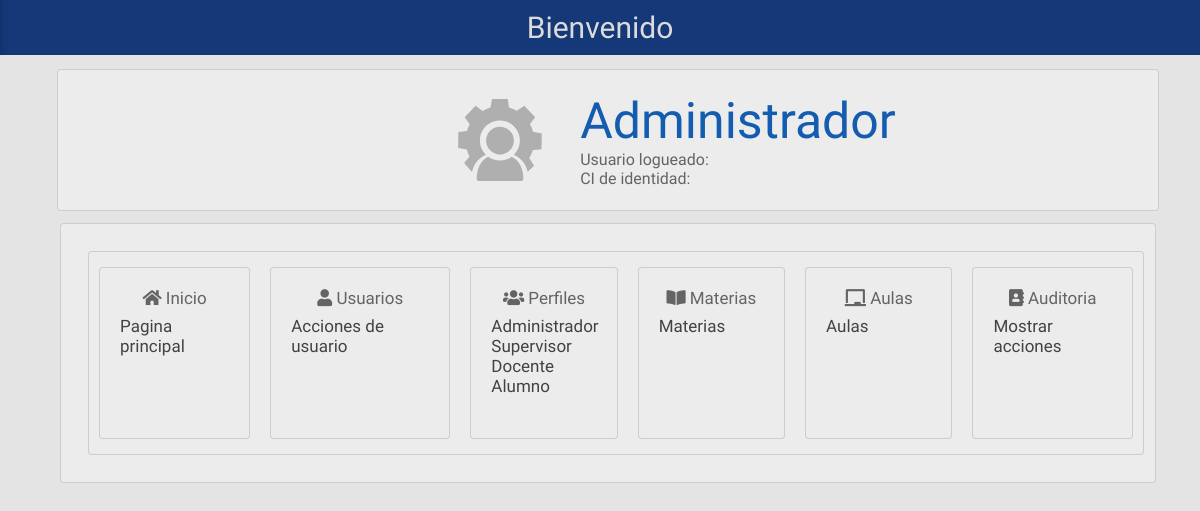
Before: /proyecto/php/admin_bienvenidoprincipal.php (signed in) with the older database file.
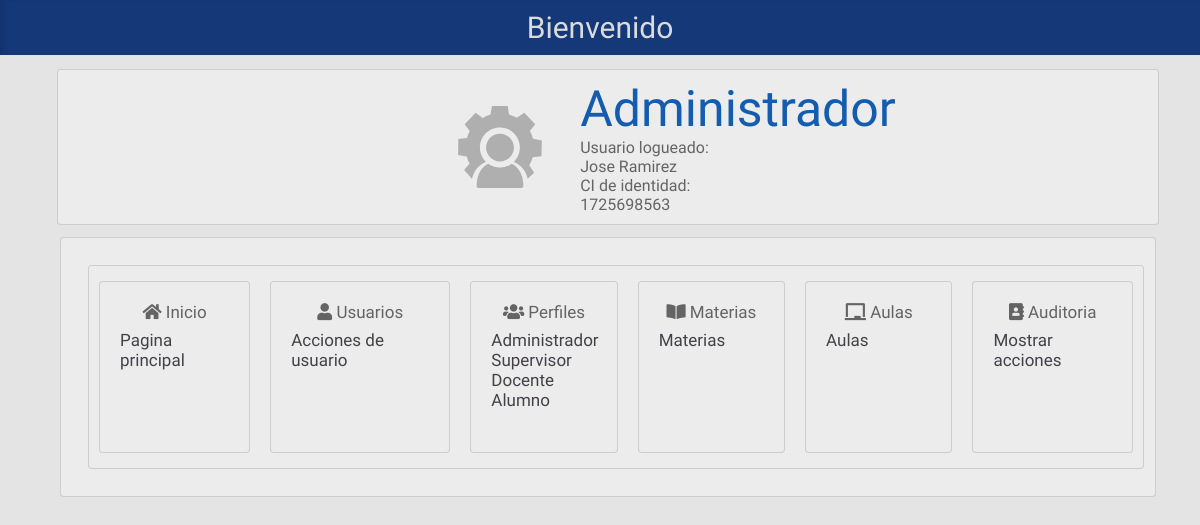
After: the same page with the newer database file.
### tables this page shows
CREATE TABLE `administrador` (
  `ADM_CODIGO` int(2) NOT NULL,
  `USU_CODIGO` int(2) NOT NULL,
  `ADM_NOMBRE` varchar(35) NOT NULL,
  `ADM_APELLIDO` varchar(35) NOT NULL,
  `ADM_TELEFONO` int(11) NOT NULL,
  `ADM_CEDULA` varchar(10) NOT NULL,
  `ADM_FNACIMIENTO` date NOT NULL,
  `ADM_DIRECCION` varchar(50) NOT NULL,
  `ADM_ESTADO` int(1) NOT NULL DEFAULT '1'
);

### proyecto/php/obtener_usuario.php (called while the page is built, shortened)
<?php
$conexion=mysqli_connect('localhost','admin','admin','horarios');
	$rol= $_SESSION['rol'];
	$user = $_SESSION['user'];
	$incremento = 0;
	switch($rol){
		case 1:
			$sql="Select * From administrador Where USU_CODIGO = '$user'";
			break;
	}
	$result=mysqli_query($conexion,$sql);
	$cadena="";
    $identificador="";
	while ($ver=mysqli_fetch_row($result)) {
		$cadena = $cadena.$ver[2+$incremento].' '.$ver[3+$incremento];
		$identificador=$identificador.$ver[5+$incremento];
	}
?>

### proyecto/php/admin_bienvenidoprincipal.php (the view, shortened to what this page needs)
<?php
	include('obtener_usuario.php');
?>
<!doctype html>
<html>
<head>
<link href="../css/estilobienvenido.css" rel="stylesheet" type="text/css">
<link rel="stylesheet" href="https://use.fontawesome.com/releases/v5.8.1/css/all.css">
<link rel="stylesheet" href="https://use.fontawesome.com/releases/v5.8.1/css/all.css">
<link href="https://unpkg.com/boxicons@2.0.7/css/boxicons.min.css" rel='stylesheet'>
</head>
<body>
<div class="contenedor">
	<div class="cabeza">Bienvenido</div>
	<div class="cuerpo">
		<div class="info-user">
			<div class="pag-icono"><img src="../img/logo-admin_osc.svg" width="100px" height="100px" alt="profileImg" class="menu3"></div>
			<div class="pag-box">
				<div class="name-job">
                 <div class="profile_name" id="idrol"><div class="titulo" >Administrador</div></div>
                <div class="job" id="idnombre"><p>Usuario logueado:</p><ladel><?php echo '<p>'.$cadena.'</p>'; ?></ladel><p>CI de identidad:</p>
					<ladel><?php echo '<p>'.$identificador.'</p>'; ?></ladel></div>
          </div>
			</div>
		</div>
		<div class="cont-tabla">
		<div class="info-pag">
		    <div class="cont-tabla decoloracion letra"><div  class="principales" style="text-align: center"> <i class='fas fa-home' ></i>&nbsp;<label>Inicio</label></div>
			<a href="admin_bienvenidoprincipal.php">Pagina principal</a>
			</div>
			<div class="cont-tabla decoloracion letra"> <div  class="principales" style="text-align: center"><i class='fas fa-user'></i>&nbsp;<label>Usuarios</label></div>
			<a href="editar_usuarios.php">Acciones de usuario</a>
			</div>
			<div class="cont-tabla decoloracion letra"><div  class="principales" style="text-align: center"> <i class='fas fa-users'></i>&nbsp;<label >Perfiles</label></div>
			<a href="editar_admin.php">Administrador</a>
			<br>
			<a href="editar_supervisor.php">Supervisor</a>
			<br>
			<a href="editar_docente.php">Docente</a>
			<br>
			<div class="nombre letra"><a href="editar_alumno.php">Alumno</a></div></div>
			<br>
			<div class="cont-tabla decoloracion letra"><div class="principales" style="text-align: center"><i class="fas fa-book-open"></i>&nbsp;<label>Materias</label></div>
			<a href="editar_materia.php">Materias</a>
			</div>
			<div class="cont-tabla decoloracion letra"><div class="principales" style="text-align: center"><i class="fas fa-chalkboard"></i>&nbsp;<label >Aulas</label></div>
			<a href="editar_aulas.php">Aulas</a>
			</div>
			<div class="cont-tabla decoloracion letra" ><div class="principales" style="text-align: center"> <i class='fas fa-address-book' ></i>&nbsp;<label>Auditoria</label></div>
			<a href="mostrar_auditorias.php">Mostrar acciones</a>
			</div>
		</div>
	</div>
	</div>
</div>
</body>
</html>

### proyecto/css/estilobienvenido.css (style rules this page uses)
:root { --base: rgba(20,56,120,1.00); --base2: rgba(19,92,175,1.00); --base2-semitransp: rgba(19,92,175,0.50); --sec: rgba(204,180,11,1.00); --activo: rgba(27,78,168,1.00); --selec: rgba(21,60,129,1.00); --texto: rgba(219,219,219,1.00); --azul-claro: rgba(19,92,175,1.00); --azul: rgba(24,63,155,1.00); --confirm: rgba(192,91,39,1.00); --elimin: rgba(163,33,35,1.00); --confirm2: rgba(108,39,184,1.00); --confirm-osc: rgba(160,75,32,1.00); --fondo: rgba(228,228,228,1.00); --fondo2: rgba(236,236,236,1.00); --negro: rgba(0,0,0,1.00); --gris2: rgba(100, 100, 100,1.00); --gris: rgba(67, 65, 70,1.00); }
* { margin: 0; padding: 0; font-family: 'Hind Siliguri', sans-serif; }
body { background-color: var(--fondo); }
.principales { color: var(--gris2); font-weight: 100; margin-bottom: 8px; }
.contenedor { display: flex; flex-direction: column; flex-wrap: nowrap; justify-content: flex-start; align-items: normal; align-content: stretch; max-width: 100%; }
.cont-tabla { display: block; float: left; min-height: 130px; min-width: 10%; max-width: 100%; padding: 20px 20px; margin: 5px 10px; border: 1px solid rgba(159,159,159,0.40); border-radius: 4px; background-color: var(--fondo2); }
.nombre { margin-bottom: -8px; }
p { text-decoration-color:#464646; font-weight: 100; }
.decoloracion a { color: var(--gris); text-decoration: none; font-weight: 100; }
.letra { font-size: 17px; }
label { text-decoration-color:#464646; font-weight: 100; }
.cabeza { display: block; text-align: center; background-color: var(--base); color: var(--texto); font-size: 30px; font-weight: 100; padding: 10px 0; box-shadow: inset 6px 0px 9px -8px rgba(10,31,68,0.70); }
.pag-box { margin-left: -100px; font-weight: 100; color: var(--gris2); }
.job { color: var(--gris2); }
.profile_name { font-weight: 100; color: var(--gris2); }
.cuerpo { display: flex; flex-direction: column; flex-wrap: wrap; justify-content: flex-start; align-items: normal; align-content: stretch; max-width: 100%; padding: 0 50px; }
.info-user { display: flex; width: 100%; padding: 10px 0; margin: 14px 7px 7px; justify-content: center; border: 1px solid rgba(159,159,159,0.40); border-radius: 4px; background-color: var(--fondo2); }
.pag-icono { display: flex; justify-content: center; align-items: center; align-content: center; margin: 10px 15px; max-width: 30%; min-width: 30%; height: auto; color: var(--texto); color: var(--base2); font-weight: 100; }
.pag-box { display: flex; flex-direction: column; flex-wrap: wrap; justify-content: center; align-items: center; align-content: center; color: var(--texto); }
.info-pag { display: flex; flex-direction: row; flex-wrap: nowrap; justify-content: center; align-items: stretch; align-content: stretch; width: 100%; padding: 10px 0; margin: 7px 7px; border-radius: 4px; border: 1px solid rgba(159,159,159,0.40); background-color: var(--fondo2); }
.titulo { font-size: 50px; font-weight: 100; color: var(--base2); width: 100%; text-align: center; }

Changed rows visible on the page:
added administrador: cadena "Jose Ramirez"
Other visible differences:
$identificador: (not shown) → "1725698563"
